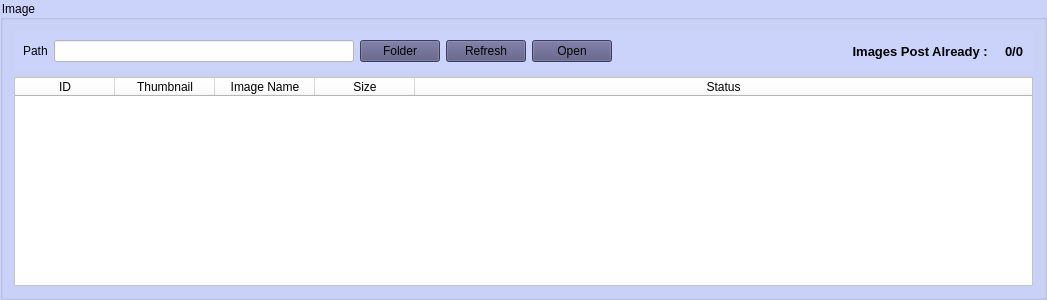
              <widget class="QGroupBox" name="groupBox_35">
               <property name="minimumSize">
                <size>
                 <width>0</width>
                 <height>300</height>
                </size>
               </property>
               <property name="styleSheet">
                <string notr="true">background-color: rgb(204, 211, 250);</string>
               </property>
               <property name="title">
                <string>Image</string>
               </property>
               <layout class="QVBoxLayout" name="verticalLayout_26">
                <item>
                 <widget class="QWidget" name="widget_20" native="true">
                  <property name="styleSheet">
                   <string notr="true"/>
                  </property>
                  <layout class="QHBoxLayout" name="horizontalLayout_16">
                   <item>
                    <widget class="QLabel" name="label_19">
                     <property name="styleSheet">
                      <string notr="true"/>
                     </property>
                     <property name="text">
                      <string>Path</string>
                     </property>
                    </widget>
                   </item>
                   <item>
                    <widget class="QLineEdit" name="image_path">
                     <property name="minimumSize">
                      <size>
                       <width>300</width>
                       <height>0</height>
                      </size>
                     </property>
                     <property name="styleSheet">
                      <string notr="true">background-color: rgb(255, 255, 255);</string>
                     </property>
                    </widget>
                   </item>
                   <item>
                    <widget class="QPushButton" name="browse_image_path">
                     <property name="cursor">
                      <cursorShape>PointingHandCursor</cursorShape>
                     </property>
                     <property name="styleSheet">
                      <string notr="true">background-color: rgb(85, 85, 127);</string>
                     </property>
                     <property name="text">
                      <string>Folder</string>
                     </property>
                     <property name="icon">
                      <iconset resource="../ui/resources.qrc">
                       <normaloff>:/icons/images/folder.png</normaloff>:/icons/images/folder.png</iconset>
                     </property>
                     <property name="iconSize">
                      <size>
                       <width>20</width>
                       <height>24</height>
                      </size>
                     </property>
                    </widget>
                   </item>
                   <item>
                    <widget class="QPushButton" name="refresh_image_path">
                     <property name="cursor">
                      <cursorShape>PointingHandCursor</cursorShape>
                     </property>
                     <property name="styleSheet">
                      <string notr="true">background-color: rgb(85, 85, 127);</string>
                     </property>
                     <property name="text">
                      <string>Refresh</string>
                     </property>
                     <property name="icon">
                      <iconset resource="../ui/resources.qrc">
                       <normaloff>:/icons/images/refresh.png</normaloff>:/icons/images/refresh.png</iconset>
                     </property>
                     <property name="iconSize">
                      <size>
                       <width>20</width>
                       <height>24</height>
                      </size>
                     </property>
                    </widget>
                   </item>
                   <item>
                    <widget class="QPushButton" name="open_location_image">
                     <property name="cursor">
                      <cursorShape>PointingHandCursor</cursorShape>
                     </property>
                     <property name="styleSheet">
                      <string notr="true">background-color: rgb(85, 85, 127);</string>
                     </property>
                     <property name="text">
                      <string>Open</string>
                     </property>
                     <property name="icon">
                      <iconset resource="../ui/resources.qrc">
                       <normaloff>:/icons/images/1333974.png</normaloff>:/icons/images/1333974.png</iconset>
                     </property>
                     <property name="iconSize">
                      <size>
                       <width>20</width>
                       <height>24</height>
                      </size>
                     </property>
                    </widget>
                   </item>
                   <item>
                    <spacer name="horizontalSpacer_13">
                     <property name="orientation">
                      <enum>Qt::Horizontal</enum>
                     </property>
                     <property name="sizeHint" stdset="0">
                      <size>
                       <width>231</width>
                       <height>20</height>
                      </size>
                     </property>
                    </spacer>
                   </item>
                   <item>
                    <widget class="QLabel" name="label_20">
                     <property name="font">
                      <font>
                       <pointsize>10</pointsize>
                       <bold>true</bold>
                      </font>
                     </property>
                     <property name="text">
                      <string> Images Post Already :   </string>
                     </property>
                    </widget>
                   </item>
                   <item>
                    <widget class="QLabel" name="images_post_ready">
                     <property name="font">
                      <font>
                       <pointsize>10</pointsize>
                       <bold>true</bold>
                      </font>
                     </property>
                     <property name="text">
                      <string>0/0</string>
                     </property>
                    </widget>
                   </item>
                  </layout>
                 </widget>
                </item>
                <item>
                 <widget class="QTableWidget" name="images_table">
                  <property name="minimumSize">
                   <size>
                    <width>0</width>
                    <height>0</height>
                   </size>
                  </property>
                  <property name="font">
                   <font>
                    <family>Noto Sans Khmer</family>
                   </font>
                  </property>
                  <property name="focusPolicy">
                   <enum>Qt::NoFocus</enum>
                  </property>
                  <property name="styleSheet">
                   <string notr="true">background-color: rgb(255, 255, 255);</string>
                  </property>
                  <property name="editTriggers">
                   <set>QAbstractItemView::NoEditTriggers</set>
                  </property>
                  <property name="dragDropOverwriteMode">
                   <bool>false</bool>
                  </property>
                  <property name="selectionMode">
                   <enum>QAbstractItemView::NoSelection</enum>
                  </property>
                  <property name="selectionBehavior">
                   <enum>QAbstractItemView::SelectRows</enum>
                  </property>
                  <property name="verticalScrollMode">
                   <enum>QAbstractItemView::ScrollPerPixel</enum>
                  </property>
                  <property name="horizontalScrollMode">
                   <enum>QAbstractItemView::ScrollPerPixel</enum>
                  </property>
                  <property name="showGrid">
                   <bool>false</bool>
                  </property>
                  <property name="gridStyle">
                   <enum>Qt::NoPen</enum>
                  </property>
                  <property name="sortingEnabled">
                   <bool>true</bool>
                  </property>
                  <property name="cornerButtonEnabled">
                   <bool>true</bool>
                  </property>
                  <attribute name="horizontalHeaderStretchLastSection">
                   <bool>true</bool>
                  </attribute>
                  <attribute name="verticalHeaderShowSortIndicator" stdset="0">
                   <bool>true</bool>
                  </attribute>
                  <attribute name="verticalHeaderStretchLastSection">
                   <bool>false</bool>
                  </attribute>
                  <column>
                   <property name="text">
                    <string>ID</string>
                   </property>
                  </column>
                  <column>
                   <property name="text">
                    <string>Thumbnail</string>
                   </property>
                  </column>
                  <column>
                   <property name="text">
                    <string>Image Name</string>
                   </property>
                  </column>
                  <column>
                   <property name="text">
                    <string>Size</string>
                   </property>
                  </column>
                  <column>
                   <property name="text">
                    <string>Status</string>
                   </property>
                  </column>
                 </widget>
                </item>
               </layout>
              </widget>
